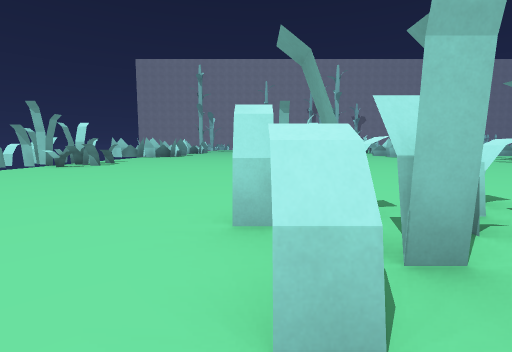
View 1 (above)

17 first-person views from a walk through a Godot game level. The camera is 1.2 m above the floor, tilts 6° down and sees 85° across. The floor is counted in squares, 2 m on a side. Each view is taken from the middle of a square. On the plan, view 1 faces up. The plan holds only what a view shows up to about 9 squares ahead; the rest is blank. The place goes on beyond the plan. Characters and animated objects are not drawn. Some surface patterns are stand-ins.

View 2
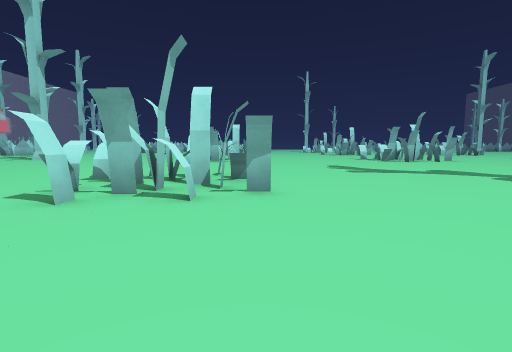

View 3
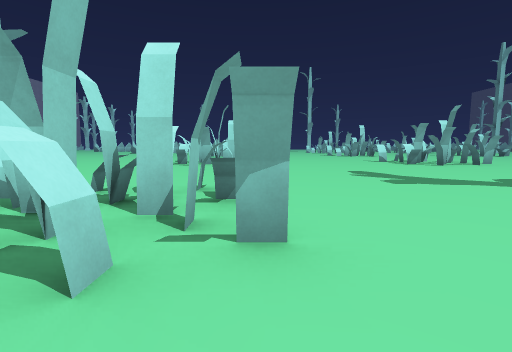

View 4
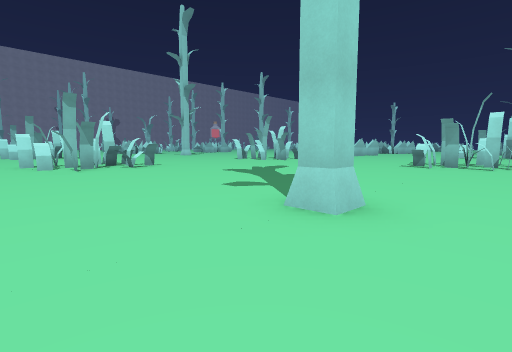

View 5
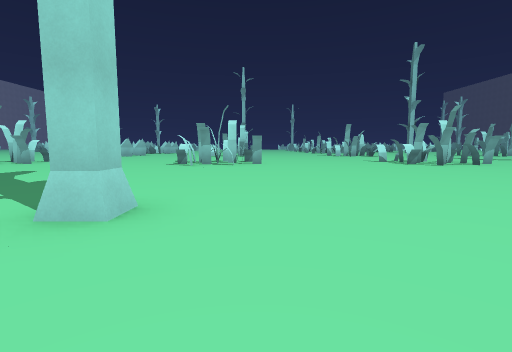

View 6
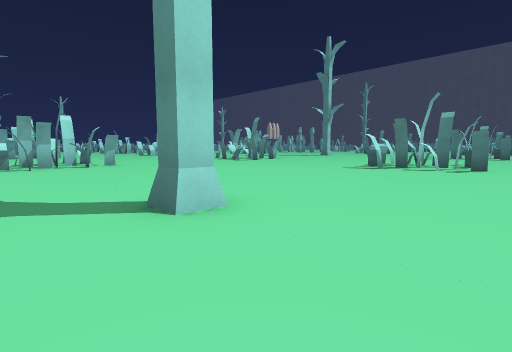

View 7
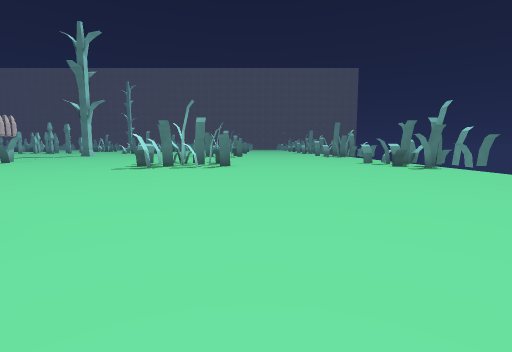

View 8
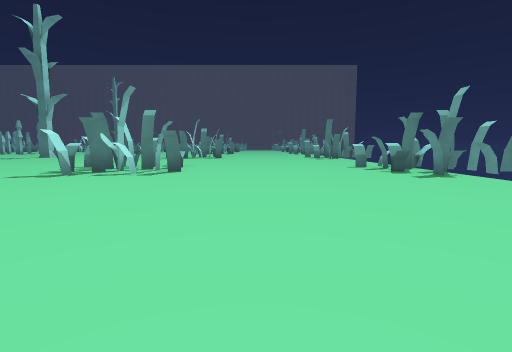

View 9
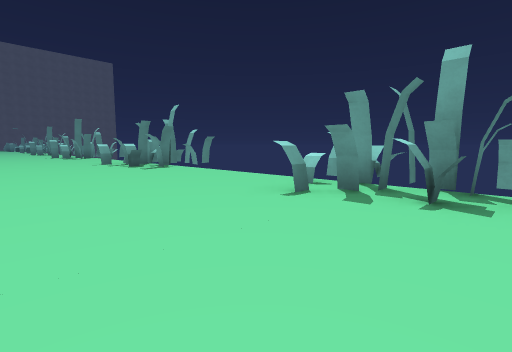

View 10
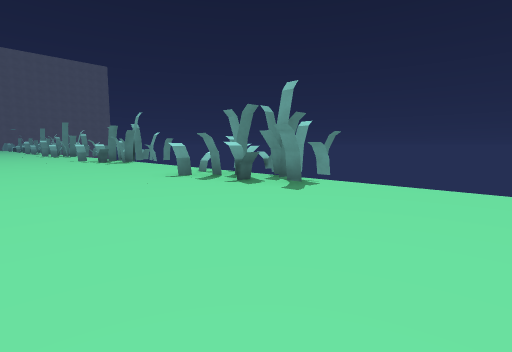

View 11
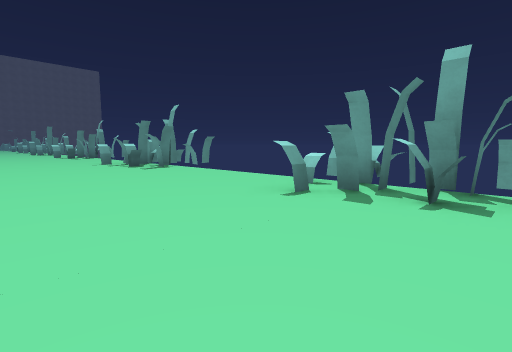

View 12
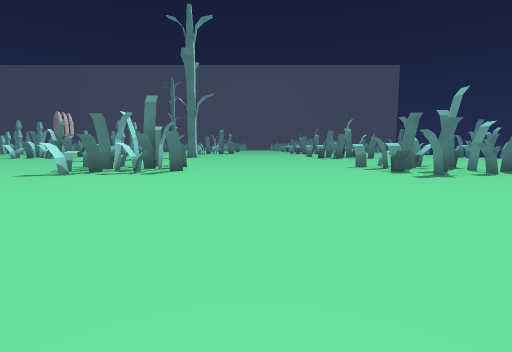

View 13
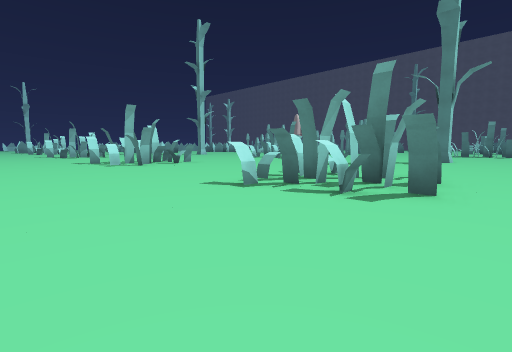

View 14
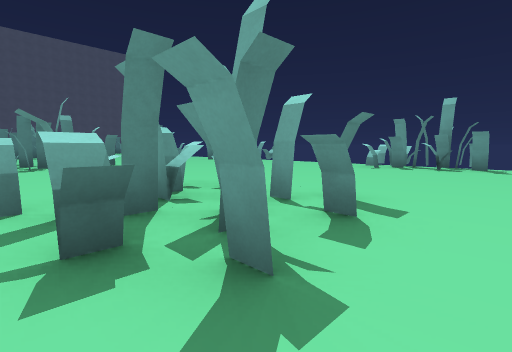

View 15
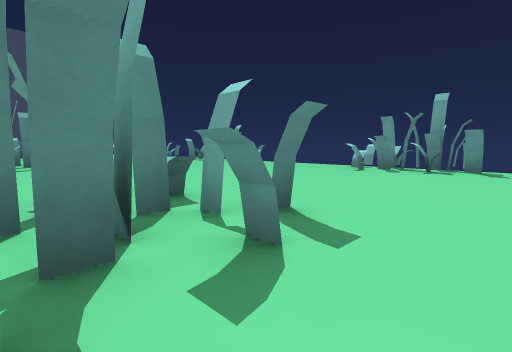

View 16
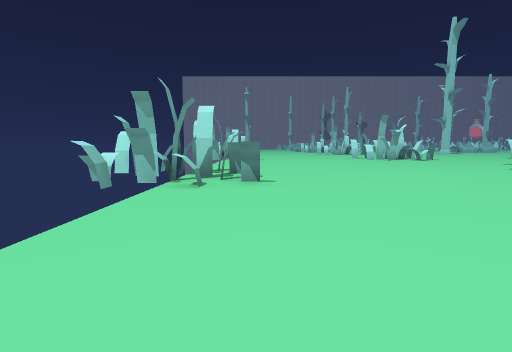

View 17
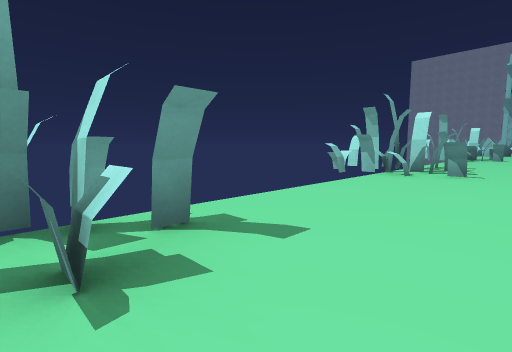

### Floor plan
Key: @ floor where view 1 was taken; # wall or solid block; . floor; = window, fence, low wall or low ledge; v drop or lower ground.
Columns run from 8 left of view 1 to 17 right of it. Each row starts with its distance up from view 1.
  9 ####....
  8  #=.....   ..
  7   ......   ....
  6   ......   ....
  5    ...... .....
  4   .............
  3 #v#......=#....
  2 ###=....###=....#
  1 ####....=###....=
  0  #=.....@#=..
 -1   ...............
 -2   ...............
 -3   ...............
 -4   ...............
 -5 #v#..............=
 -6 ###=......#.....###
 -7 ####............=###
 -8  #=..............#
 -9   ...............
-10   .......................
-11   ........................
-12   ........................
-13  v#......=#......=#......
-14 ###=....###=....###=....#
-15 ####....=###....=###...
-16  #=......#=......#= ..

Where each view was taken, in squares from view 1:
view 1: 0 up, 0 right, facing up
view 2: 0 up, 3 left, facing right
view 3: 0 up, 1 left, facing right
view 4: 8 down, 1 left, facing up-right
view 5: 8 down, 1 left, facing right
view 6: 5 down, 1 left, facing down-right
view 7: 5 down, 1 left, facing down
view 8: 7 down, 2 left, facing down
view 9: 5 down, 2 left, facing down-left
view 10: 2 down, 2 left, facing down-left
view 11: 3 up, 2 left, facing down-left
view 12: 7 down, 6 right, facing down
view 13: 10 down, 7 right, facing down-right
view 14: 12 down, 3 right, facing down-left
view 15: 12 down, 2 right, facing down-left
view 16: 12 down, 5 left, facing up
view 17: 6 down, 4 left, facing up-left
